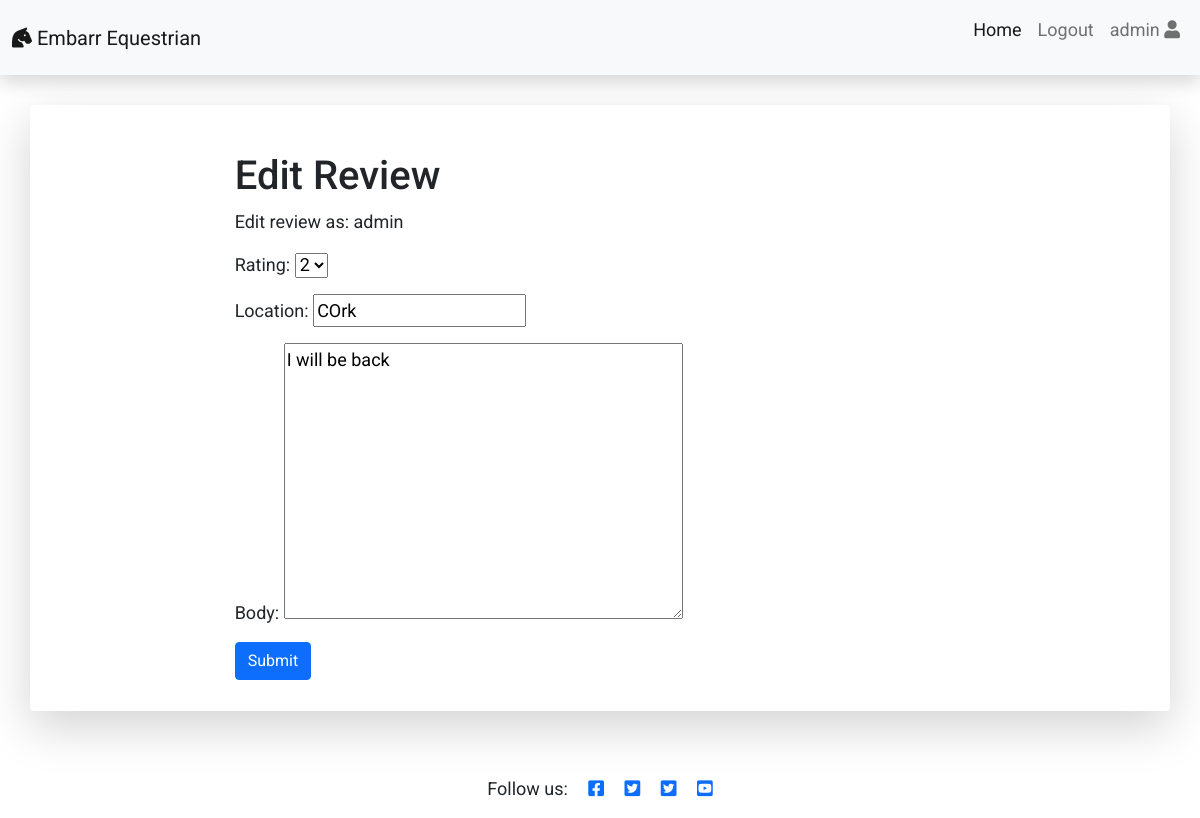
The page /edit_review/7 (signed in) on the database its author committed.
### Reviews/models.py (models this page shows, shortened)
class Review(models.Model):
    RATING_CHOICES = (
        (1, '1'),
        (2, '2'),
        (3, '3'),
        (4, '4'),
        (5, '5'),
    )
    post = models.ForeignKey(Post, on_delete=models.CASCADE,
                             related_name='reviews')
    name = models.CharField(max_length=80)
    location = models.CharField(max_length=80, default='e.g Dublin')
    email = models.EmailField()
    body = models.TextField()
    rating = models.IntegerField(choices=RATING_CHOICES, default='5 stars')
    created_on = models.DateTimeField(auto_now_add=True)
    approved = models.BooleanField(default=False)
    active = models.BooleanField(default=False)
    class Meta:
        ordering = ['created_on']

### Reviews/views.py (the view)
# urls.py: path('edit_review/<int:pk>', views.EditReview.as_view(),
class EditReview(LoginRequiredMixin, SuccessMessageMixin, UpdateView):
    model = Review
    template_name = 'edit_review.html'
    form_class = ReviewForm
    success_message = 'Your Review was updated'

### Reviews/forms.py
class ReviewForm(forms.ModelForm):
    class Meta:
        model = Review
        fields = ('rating', 'location', 'body')

### templates/edit_review.html
{% extends 'base.html' %} {% load static %} {% block content %}
<div class="container shadow-lg p-3 mb-5 bg-body rounded">
  <div class="row">
    <div class="col-md-8 mt-3 offset-md-2">
      <h1 class="title">Edit Review</h1>
      <p>Edit review as: {{ user.username | slice:":10" }}</p>
      <form method="post" enctype="multipart/form-data"> {% csrf_token %} {{ form.as_p }}
        <button class="btn btn-primary  btn-md" type="submit" value="Save">Submit</button>
      </form>
    </div>
  </div>
</div> {% endblock content %}

### templates/base.html (shortened to what this page needs)
{% load static %}
<!DOCTYPE html>
<html>
  <head>
    <link rel="stylesheet" href="https://cdnjs.cloudflare.com/ajax/libs/font-awesome/5.15.3/css/all.min.css">
    <link href="https://cdn.jsdelivr.net/npm/bootstrap@5.0.1/dist/css/bootstrap.min.css" rel="stylesheet">
    <link rel="stylesheet" href="{% static 'css/style.css' %}">
  </head>
  <body>
    <nav class="navbar navbar-expand-lg navbar-light bg-light shadow">
      <div class="container-fluid">
        <a class="navbar-brand" href="{% url 'home' %}">
          <i class="fas fa-horse-head"></i> Embarr Equestrian </a>
        <div class="collapse navbar-collapse justify-content-end" id="navbarResponsive">
          <ul class="navbar-nav">
            <li class="nav-item text-black">
              <a class="nav-link active text-black font-weight-bold" href="{% url 'home' %}">Home</a>
            </li> {% if user.is_authenticated %} <li class="nav-item text-black">
              <a class="nav-link text-black font-weight-bold" href="{% url 'account_logout' %}">Logout</a>
            </li>
            <li class="nav-item text-black">
              <a class="nav-link text-black font-weight-bold" href="{% url 'profile' %}">
                <p>{{ user.username | slice:":10" }}
                  <i class="fa fa-user" aria-hidden="true"></i>
                </p>
              </a>
            </li> {% endif %}
          </ul>
        </div>
      </div>
    </nav>
     {% block content %}{% endblock content %}
    <footer class="footer mt-auto py-3 dark-bg">
      <p class="m-0 text-center text-grey">Follow us:
        <a href="https://www.facebook.com/" target="_blank" rel="noopener" aria-label="Go to the facebook Embarr Equestrian page"><i class="fab fa-facebook-square ms-3" ></i></a>
        <a href="https://www.twitter.com/" target="_blank" rel="noopener" aria-label="Go to the Twitter Embarr Equestrian page"><i class="fab fa-twitter-square ms-3"></i></a>
        <a href="https://www.instagram.com/" target="_blank" rel="noopener" aria-label="Go to the instagram Embarr Equestrian Page"><i class="fab fa-twitter-square ms-3"></i></a>
        <a href="https://www.youtube.com/" target="_blank" rel="noopener" aria-label="Go to the youtube Embarr Equestrian Page"><i class="fab fa-youtube-square ms-3"></i></a>
      </p>
    </footer>
  </body>
</html>

### static/css/style.css (style rules this page uses)
body { font-family: "Roboto", sans-serif; font-size: 18px; background-color:#fff; }
.row { margin-top: 15px; margin-bottom: 15px; }
.shadow { box-shadow: 0 4px 2px -2px rgba(0, 0, 0, 0.1); }

### rows shown on the page
Review: rating "2", location "COrk", body "I will be back"

### other values the page prints
{{ user.username | slice:":10" }} "admin"
